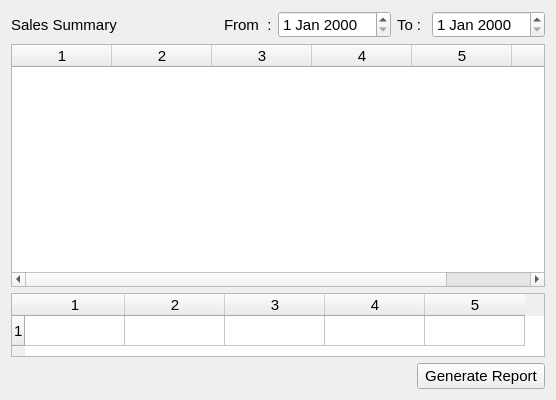
<?xml version="1.0" encoding="UTF-8"?>
<ui version="4.0">
 <class>SaleSummary</class>
 <widget class="QWidget" name="SaleSummary">
  <property name="geometry">
   <rect>
    <x>0</x>
    <y>0</y>
    <width>556</width>
    <height>400</height>
   </rect>
  </property>
  <property name="windowTitle">
   <string>Sale Summary</string>
  </property>
  <layout class="QVBoxLayout" name="verticalLayout">
   <item>
    <layout class="QHBoxLayout" name="horizontalLayout_2">
     <item>
      <widget class="QLabel" name="label">
       <property name="font">
        <font>
         <pointsize>11</pointsize>
        </font>
       </property>
       <property name="text">
        <string>Sales Summary</string>
       </property>
      </widget>
     </item>
     <item>
      <spacer name="horizontalSpacer">
       <property name="orientation">
        <enum>Qt::Horizontal</enum>
       </property>
       <property name="sizeHint" stdset="0">
        <size>
         <width>40</width>
         <height>20</height>
        </size>
       </property>
      </spacer>
     </item>
     <item>
      <widget class="QLabel" name="label_3">
       <property name="font">
        <font>
         <pointsize>11</pointsize>
        </font>
       </property>
       <property name="text">
        <string>From  :</string>
       </property>
      </widget>
     </item>
     <item>
      <widget class="QDateEdit" name="fromDate">
       <property name="font">
        <font>
         <pointsize>11</pointsize>
        </font>
       </property>
      </widget>
     </item>
     <item>
      <widget class="QLabel" name="label_4">
       <property name="font">
        <font>
         <pointsize>11</pointsize>
        </font>
       </property>
       <property name="text">
        <string>To : </string>
       </property>
      </widget>
     </item>
     <item>
      <widget class="QDateEdit" name="toDate">
       <property name="font">
        <font>
         <pointsize>11</pointsize>
        </font>
       </property>
      </widget>
     </item>
    </layout>
   </item>
   <item>
    <widget class="QTableWidget" name="tableWidgetByUser">
     <property name="sizePolicy">
      <sizepolicy hsizetype="Expanding" vsizetype="Expanding">
       <horstretch>0</horstretch>
       <verstretch>0</verstretch>
      </sizepolicy>
     </property>
     <property name="font">
      <font>
       <pointsize>11</pointsize>
       <weight>50</weight>
       <bold>false</bold>
      </font>
     </property>
     <property name="rowCount">
      <number>0</number>
     </property>
     <property name="columnCount">
      <number>6</number>
     </property>
     <attribute name="horizontalHeaderVisible">
      <bool>true</bool>
     </attribute>
     <attribute name="verticalHeaderVisible">
      <bool>true</bool>
     </attribute>
     <column/>
     <column/>
     <column/>
     <column/>
     <column/>
     <column/>
    </widget>
   </item>
   <item>
    <widget class="QTableWidget" name="tableWidgetTotal">
     <property name="sizePolicy">
      <sizepolicy hsizetype="Expanding" vsizetype="Fixed">
       <horstretch>0</horstretch>
       <verstretch>0</verstretch>
      </sizepolicy>
     </property>
     <property name="maximumSize">
      <size>
       <width>16777215</width>
       <height>64</height>
      </size>
     </property>
     <property name="font">
      <font>
       <pointsize>11</pointsize>
       <weight>50</weight>
       <bold>false</bold>
      </font>
     </property>
     <property name="rowCount">
      <number>1</number>
     </property>
     <property name="columnCount">
      <number>5</number>
     </property>
     <attribute name="horizontalHeaderVisible">
      <bool>true</bool>
     </attribute>
     <attribute name="verticalHeaderVisible">
      <bool>true</bool>
     </attribute>
     <row/>
     <column/>
     <column/>
     <column/>
     <column/>
     <column/>
    </widget>
   </item>
   <item>
    <layout class="QHBoxLayout" name="horizontalLayout">
     <item>
      <spacer name="horizontalSpacer_2">
       <property name="orientation">
        <enum>Qt::Horizontal</enum>
       </property>
       <property name="sizeHint" stdset="0">
        <size>
         <width>40</width>
         <height>20</height>
        </size>
       </property>
      </spacer>
     </item>
     <item>
      <widget class="QPushButton" name="generateButton">
       <property name="font">
        <font>
         <pointsize>11</pointsize>
        </font>
       </property>
       <property name="text">
        <string> Generate Report </string>
       </property>
      </widget>
     </item>
    </layout>
   </item>
   <item>
    <spacer name="verticalSpacer">
     <property name="orientation">
      <enum>Qt::Vertical</enum>
     </property>
     <property name="sizeType">
      <enum>QSizePolicy::Minimum</enum>
     </property>
     <property name="sizeHint" stdset="0">
      <size>
       <width>20</width>
       <height>0</height>
      </size>
     </property>
    </spacer>
   </item>
  </layout>
 </widget>
 <resources/>
 <connections/>
</ui>
